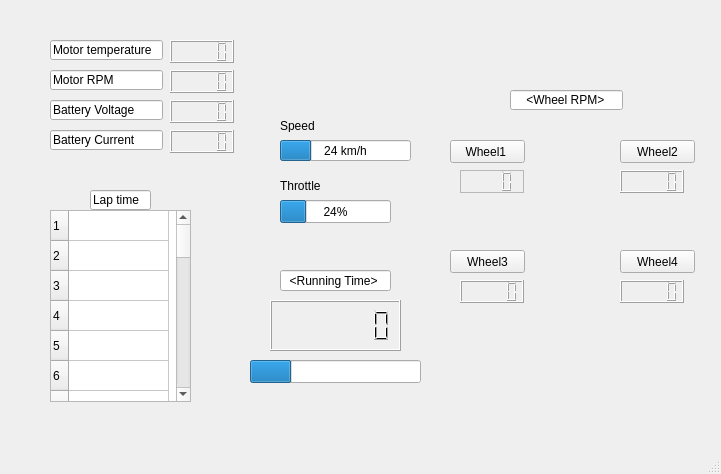
<?xml version="1.0" encoding="UTF-8"?>
<ui version="4.0">
 <class>MainWindow</class>
 <widget class="QMainWindow" name="MainWindow">
  <property name="geometry">
   <rect>
    <x>0</x>
    <y>0</y>
    <width>721</width>
    <height>474</height>
   </rect>
  </property>
  <property name="windowTitle">
   <string>MainWindow</string>
  </property>
  <property name="toolButtonStyle">
   <enum>Qt::ToolButtonIconOnly</enum>
  </property>
  <property name="animated">
   <bool>true</bool>
  </property>
  <property name="tabShape">
   <enum>QTabWidget::Rounded</enum>
  </property>
  <widget class="QWidget" name="centralwidget">
   <widget class="QLineEdit" name="lineEdit_2">
    <property name="geometry">
     <rect>
      <x>50</x>
      <y>100</y>
      <width>113</width>
      <height>20</height>
     </rect>
    </property>
    <property name="text">
     <string>Battery Voltage</string>
    </property>
   </widget>
   <widget class="QLCDNumber" name="battery_voltage">
    <property name="geometry">
     <rect>
      <x>170</x>
      <y>100</y>
      <width>64</width>
      <height>23</height>
     </rect>
    </property>
   </widget>
   <widget class="QLCDNumber" name="battery_current">
    <property name="geometry">
     <rect>
      <x>170</x>
      <y>130</y>
      <width>64</width>
      <height>23</height>
     </rect>
    </property>
   </widget>
   <widget class="QLineEdit" name="lineEdit_3">
    <property name="geometry">
     <rect>
      <x>50</x>
      <y>130</y>
      <width>113</width>
      <height>20</height>
     </rect>
    </property>
    <property name="text">
     <string>Battery Current</string>
    </property>
   </widget>
   <widget class="QProgressBar" name="speed">
    <property name="geometry">
     <rect>
      <x>280</x>
      <y>140</y>
      <width>131</width>
      <height>21</height>
     </rect>
    </property>
    <property name="value">
     <number>24</number>
    </property>
    <property name="orientation">
     <enum>Qt::Horizontal</enum>
    </property>
    <property name="format">
     <string>%p km/h</string>
    </property>
   </widget>
   <widget class="QLineEdit" name="lineEdit_7">
    <property name="geometry">
     <rect>
      <x>50</x>
      <y>70</y>
      <width>113</width>
      <height>20</height>
     </rect>
    </property>
    <property name="text">
     <string>Motor RPM</string>
    </property>
   </widget>
   <widget class="QLCDNumber" name="motor_rpm">
    <property name="geometry">
     <rect>
      <x>170</x>
      <y>70</y>
      <width>64</width>
      <height>23</height>
     </rect>
    </property>
   </widget>
   <widget class="QLabel" name="label">
    <property name="geometry">
     <rect>
      <x>280</x>
      <y>120</y>
      <width>54</width>
      <height>12</height>
     </rect>
    </property>
    <property name="text">
     <string>Speed</string>
    </property>
   </widget>
   <widget class="QLabel" name="label_3">
    <property name="geometry">
     <rect>
      <x>520</x>
      <y>110</y>
      <width>91</width>
      <height>201</height>
     </rect>
    </property>
    <property name="text">
     <string/>
    </property>
    <property name="pixmap">
     <pixmap>../../.designer/backup/carwheel.jpg</pixmap>
    </property>
    <property name="scaledContents">
     <bool>true</bool>
    </property>
   </widget>
   <widget class="QLCDNumber" name="wheel1_speed">
    <property name="geometry">
     <rect>
      <x>460</x>
      <y>170</y>
      <width>64</width>
      <height>23</height>
     </rect>
    </property>
    <property name="frameShape">
     <enum>QFrame::StyledPanel</enum>
    </property>
    <property name="frameShadow">
     <enum>QFrame::Plain</enum>
    </property>
    <property name="smallDecimalPoint">
     <bool>false</bool>
    </property>
    <property name="digitCount">
     <number>4</number>
    </property>
   </widget>
   <widget class="QLCDNumber" name="wheel2_speed">
    <property name="geometry">
     <rect>
      <x>620</x>
      <y>170</y>
      <width>64</width>
      <height>23</height>
     </rect>
    </property>
   </widget>
   <widget class="QLCDNumber" name="wheel3_speed">
    <property name="geometry">
     <rect>
      <x>460</x>
      <y>280</y>
      <width>64</width>
      <height>23</height>
     </rect>
    </property>
   </widget>
   <widget class="QLineEdit" name="lineEdit_8">
    <property name="geometry">
     <rect>
      <x>510</x>
      <y>90</y>
      <width>113</width>
      <height>20</height>
     </rect>
    </property>
    <property name="text">
     <string>    &lt;Wheel RPM&gt;</string>
    </property>
   </widget>
   <widget class="QLCDNumber" name="wheel4_speed">
    <property name="geometry">
     <rect>
      <x>620</x>
      <y>280</y>
      <width>64</width>
      <height>23</height>
     </rect>
    </property>
   </widget>
   <widget class="QProgressBar" name="throttle">
    <property name="geometry">
     <rect>
      <x>280</x>
      <y>200</y>
      <width>111</width>
      <height>23</height>
     </rect>
    </property>
    <property name="value">
     <number>24</number>
    </property>
   </widget>
   <widget class="QLabel" name="label_2">
    <property name="geometry">
     <rect>
      <x>530</x>
      <y>120</y>
      <width>81</width>
      <height>191</height>
     </rect>
    </property>
    <property name="text">
     <string/>
    </property>
    <property name="pixmap">
     <pixmap>carwheel.jpg</pixmap>
    </property>
    <property name="scaledContents">
     <bool>true</bool>
    </property>
   </widget>
   <widget class="QPushButton" name="wheel1_throttle">
    <property name="geometry">
     <rect>
      <x>450</x>
      <y>140</y>
      <width>75</width>
      <height>23</height>
     </rect>
    </property>
    <property name="styleSheet">
     <string notr="true">QPushButton:pressed {
    background-color: red;
}

QPushButton:hover {
    background-color: blue;
}
</string>
    </property>
    <property name="text">
     <string>Wheel1 </string>
    </property>
   </widget>
   <widget class="QPushButton" name="wheel2_throttle">
    <property name="geometry">
     <rect>
      <x>620</x>
      <y>140</y>
      <width>75</width>
      <height>23</height>
     </rect>
    </property>
    <property name="styleSheet">
     <string notr="true">QPushButton:pressed {
    background-color: red;
}

QPushButton:hover {
    background-color: blue;
}
</string>
    </property>
    <property name="text">
     <string>Wheel2</string>
    </property>
   </widget>
   <widget class="QPushButton" name="wheel4_throttle">
    <property name="geometry">
     <rect>
      <x>620</x>
      <y>250</y>
      <width>75</width>
      <height>23</height>
     </rect>
    </property>
    <property name="styleSheet">
     <string notr="true">QPushButton:pressed {
    background-color: red;
}

QPushButton:hover {
    background-color: blue;
}
</string>
    </property>
    <property name="text">
     <string>Wheel4</string>
    </property>
   </widget>
   <widget class="QPushButton" name="wheel3_throtte">
    <property name="geometry">
     <rect>
      <x>450</x>
      <y>250</y>
      <width>75</width>
      <height>23</height>
     </rect>
    </property>
    <property name="styleSheet">
     <string notr="true">QPushButton:pressed {
    background-color: red;
}

QPushButton:hover {
    background-color: blue;
}
</string>
    </property>
    <property name="text">
     <string>Wheel3</string>
    </property>
   </widget>
   <widget class="QTableWidget" name="lap">
    <property name="geometry">
     <rect>
      <x>50</x>
      <y>210</y>
      <width>141</width>
      <height>192</height>
     </rect>
    </property>
    <property name="cursor" stdset="0">
     <cursorShape>ArrowCursor</cursorShape>
    </property>
    <property name="lineWidth">
     <number>0</number>
    </property>
    <property name="rowCount">
     <number>30</number>
    </property>
    <property name="columnCount">
     <number>1</number>
    </property>
    <attribute name="horizontalHeaderVisible">
     <bool>false</bool>
    </attribute>
    <row/>
    <row/>
    <row/>
    <row/>
    <row/>
    <row/>
    <row/>
    <row/>
    <row/>
    <row/>
    <row/>
    <row/>
    <row/>
    <row/>
    <row/>
    <row/>
    <row/>
    <row/>
    <row/>
    <row/>
    <row/>
    <row/>
    <row/>
    <row/>
    <row/>
    <row/>
    <row/>
    <row/>
    <row/>
    <row/>
    <column/>
   </widget>
   <widget class="QLineEdit" name="lineEdit_4">
    <property name="geometry">
     <rect>
      <x>90</x>
      <y>190</y>
      <width>61</width>
      <height>20</height>
     </rect>
    </property>
    <property name="text">
     <string>Lap time</string>
    </property>
   </widget>
   <widget class="QLabel" name="label_4">
    <property name="geometry">
     <rect>
      <x>280</x>
      <y>180</y>
      <width>54</width>
      <height>12</height>
     </rect>
    </property>
    <property name="text">
     <string>Throttle</string>
    </property>
   </widget>
   <widget class="QLineEdit" name="lineEdit_9">
    <property name="geometry">
     <rect>
      <x>50</x>
      <y>40</y>
      <width>113</width>
      <height>20</height>
     </rect>
    </property>
    <property name="text">
     <string>Motor temperature</string>
    </property>
   </widget>
   <widget class="QLCDNumber" name="motor_temp">
    <property name="geometry">
     <rect>
      <x>170</x>
      <y>40</y>
      <width>64</width>
      <height>23</height>
     </rect>
    </property>
   </widget>
   <widget class="QLCDNumber" name="lcdNumber">
    <property name="geometry">
     <rect>
      <x>270</x>
      <y>300</y>
      <width>131</width>
      <height>51</height>
     </rect>
    </property>
    <property name="smallDecimalPoint">
     <bool>true</bool>
    </property>
    <property name="digitCount">
     <number>6</number>
    </property>
    <property name="value" stdset="0">
     <double>0.000000000000000</double>
    </property>
   </widget>
   <widget class="QProgressBar" name="run_time">
    <property name="geometry">
     <rect>
      <x>250</x>
      <y>360</y>
      <width>171</width>
      <height>23</height>
     </rect>
    </property>
    <property name="value">
     <number>24</number>
    </property>
    <property name="textVisible">
     <bool>false</bool>
    </property>
    <property name="invertedAppearance">
     <bool>false</bool>
    </property>
    <property name="format">
     <string/>
    </property>
   </widget>
   <widget class="QLineEdit" name="lineEdit">
    <property name="geometry">
     <rect>
      <x>280</x>
      <y>270</y>
      <width>111</width>
      <height>21</height>
     </rect>
    </property>
    <property name="text">
     <string>  &lt;Running Time&gt;</string>
    </property>
   </widget>
  </widget>
  <widget class="QMenuBar" name="menubar">
   <property name="geometry">
    <rect>
     <x>0</x>
     <y>0</y>
     <width>721</width>
     <height>22</height>
    </rect>
   </property>
  </widget>
  <widget class="QStatusBar" name="statusbar"/>
 </widget>
 <resources/>
 <connections/>
</ui>
